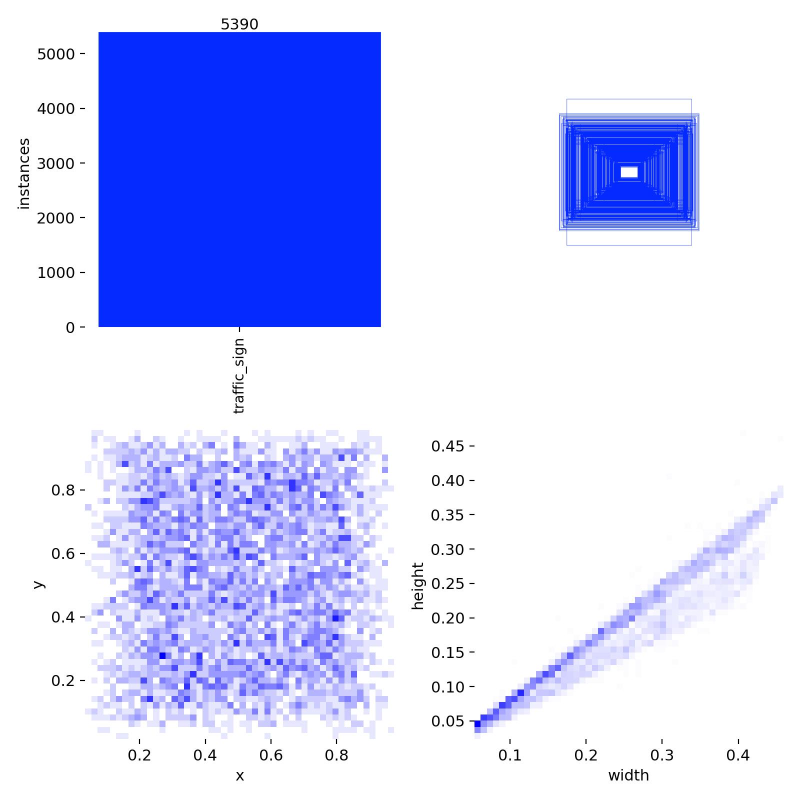
#> input picture labels.jpg, 1600 x 1600 px (shown at 1/2 size)
$ python -i train_yolo_detector.py   (imports and definitions only)
#> lines starting #> are read from the running program, lines starting #| are printed output that depends on the picture
#!/usr/bin/env python3
"""Train a YOLOv8 model to detect traffic signs as a single class.

Generates synthetic detection training data by pasting cropped traffic sign
images onto random backgrounds, then fine-tunes YOLOv8n to detect a single
"traffic_sign" class. This replaces the generic COCO model that also detects
people, cars, and other non-sign objects.

Usage:
    python scripts/train_yolo_detector.py \
        --sign-dir data/kaggle_crops \
        --output-dir output \
        --epochs 50
"""

import argparse
import os
import random
import shutil
from pathlib import Path

import numpy as np
from PIL import Image, ImageDraw, ImageFilter

IMAGE_EXTENSIONS = {".jpg", ".jpeg", ".png", ".bmp", ".webp"}


# [10 lines left out: function collect_sign_images, not called in this run]


def generate_random_background(width: int, height: int) -> Image.Image:
    """Generate a random background image that looks like a road scene."""
    bg_type = random.choice(["gradient", "noise", "solid", "sky_road"])

    if bg_type == "gradient":
        arr = np.zeros((height, width, 3), dtype=np.uint8)
        # Sky-to-road gradient
        for y in range(height):
            t = y / height
            r = int(135 * (1 - t) + 80 * t + random.randint(-20, 20))
            g = int(206 * (1 - t) + 80 * t + random.randint(-20, 20))
            b = int(235 * (1 - t) + 80 * t + random.randint(-20, 20))
            arr[y, :] = [max(0, min(255, r)), max(0, min(255, g)), max(0, min(255, b))]
        img = Image.fromarray(arr)

    elif bg_type == "noise":
        arr = np.random.randint(60, 200, (height, width, 3), dtype=np.uint8)
        img = Image.fromarray(arr).filter(ImageFilter.GaussianBlur(radius=3))

    elif bg_type == "sky_road":
        arr = np.zeros((height, width, 3), dtype=np.uint8)
        horizon = height // 2 + random.randint(-height // 6, height // 6)
        # Sky
        sky_color = [
            random.randint(100, 200),
            random.randint(150, 220),
            random.randint(200, 255),
        ]
        arr[:horizon] = sky_color
        # Road/ground
        ground_color = [
            random.randint(50, 120),
            random.randint(50, 120),
            random.randint(50, 120),
        ]
        arr[horizon:] = ground_color
        img = Image.fromarray(arr)
        img = img.filter(ImageFilter.GaussianBlur(radius=2))

    else:  # solid
        color = tuple(random.randint(40, 200) for _ in range(3))
        img = Image.new("RGB", (width, height), color)

    return img


# [53 lines left out: function paste_sign_on_background, not called in this run]


def generate_dataset(
    sign_images: list[Path],
    output_dir: str,
    num_train: int = 1000,
    num_val: int = 200,
    img_size: int = 640,
    max_signs_per_image: int = 5,
):
    """Generate a YOLO-format synthetic detection dataset.

    Structure:
        output_dir/
            dataset.yaml
            train/
                images/
                labels/
            val/
                images/
                labels/
    """
    for split, count in [("train", num_train), ("val", num_val)]:
        img_dir = Path(output_dir) / split / "images"
        lbl_dir = Path(output_dir) / split / "labels"
        img_dir.mkdir(parents=True, exist_ok=True)
        lbl_dir.mkdir(parents=True, exist_ok=True)

        print(f"Generating {count} {split} images...")
        for i in range(count):
            # Random background
            bg = generate_random_background(img_size, img_size)

            # Paste 1-N signs
            n_signs = random.randint(1, max_signs_per_image)
            labels = []

            for _ in range(n_signs):
                sign_path = random.choice(sign_images)
                try:
                    sign = Image.open(sign_path).convert("RGB")
                except Exception:
                    continue

                bbox = paste_sign_on_background(bg, sign)
                if bbox is not None:
                    # Class 0 = traffic_sign
                    labels.append(f"0 {bbox[0]:.6f} {bbox[1]:.6f} {bbox[2]:.6f} {bbox[3]:.6f}")

            # Also generate some images with no signs (negative samples, ~10%)
            if random.random() < 0.1:
                labels = []
                bg = generate_random_background(img_size, img_size)

            # Save image and label
            img_name = f"synthetic_{i:05d}.jpg"
            bg.save(str(img_dir / img_name), quality=90)

            lbl_name = f"synthetic_{i:05d}.txt"
            with open(str(lbl_dir / lbl_name), "w") as f:
                f.write("\n".join(labels))

    # Write dataset YAML
    yaml_path = Path(output_dir) / "dataset.yaml"
    yaml_content = (
        f"path: {os.path.abspath(output_dir)}\n"
        f"train: train/images\n"
        f"val: val/images\n"
        f"\n"
        f"nc: 1\n"
        f"names:\n"
        f"  0: traffic_sign\n"
    )
    with open(str(yaml_path), "w") as f:
        f.write(yaml_content)

    print(f"Dataset YAML: {yaml_path}")


# [171 lines left out: functions train_yolo, _fix_dataset_yaml_path, main, not called in this run]


# [2 lines not run here, left out]

>>> import cv2
>>> picture = cv2.imread('../labels.jpg', cv2.IMREAD_GRAYSCALE)
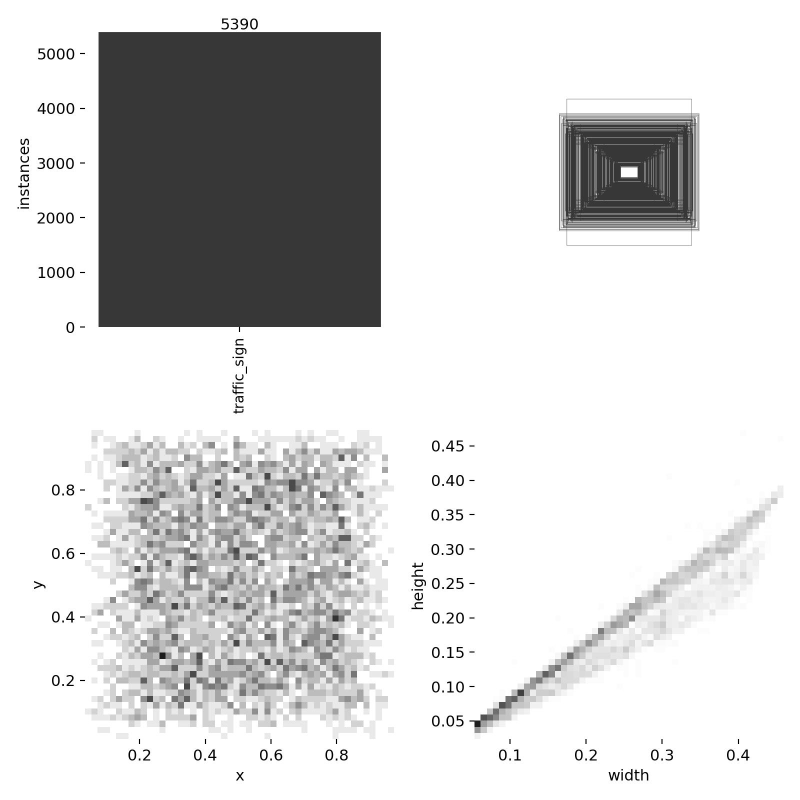
#> picture: shape (1600, 1600) (shown at 1/2 size); min 0, max 255, mean 215.2
>>> result = generate_dataset(picture, 'out.png')
#> in generate_random_background, `img = Image.fromarray(arr)`:
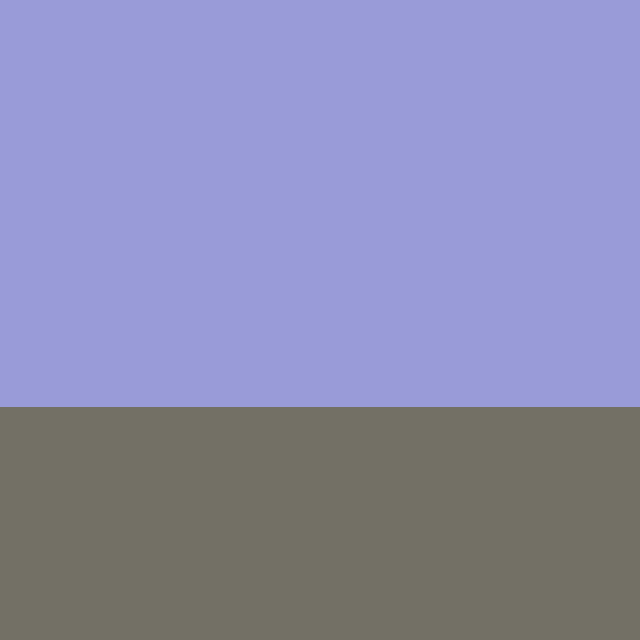
#> img: PIL image 640x640 RGB; mean R, G, B 139.2, 139.3, 174.1
#> in generate_dataset, `sign_path = random.choice(sign_images)`: sign_path = 1600 values, max 255 at index 0, min 0 at index 105, mean 229.1
#> in generate_dataset, `img_name = f"synthetic_{i:05d}.jpg"`: img_name = 'synthetic_00000.jpg'
